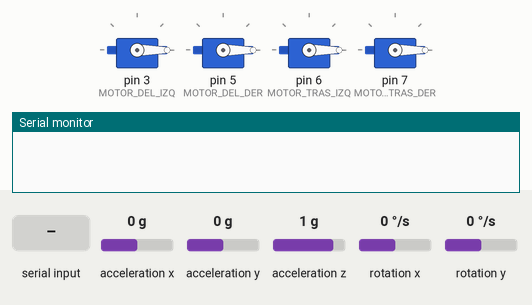
Bench run of a sketch on a simulated Arduino Mega 2560, built with avr-gcc and run on an emulated ATmega2560. Parts: 4 × servo, the last lines printed to the serial monitor. Wiring (inferred from the names in the program): MPU-6050 motion sensor at I2C address 0x68. The test bench sets the inputs (shaded band); at power-on: acceleration x 0 g, rotation x 0 °/s, rotation y 0 °/s, acceleration y 0 g, acceleration z 1 g.

Above: at 5.6 s.
5.7 s: "0" received over Serial
At 6.1 s:
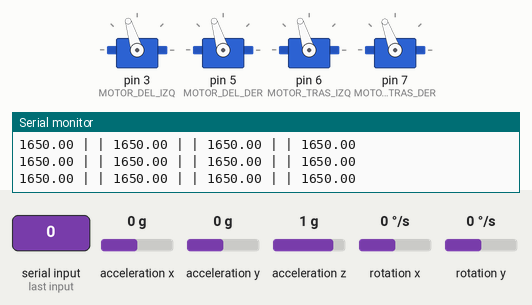
7.2 s: acceleration x set to -1.4 g
At 9.63 s:
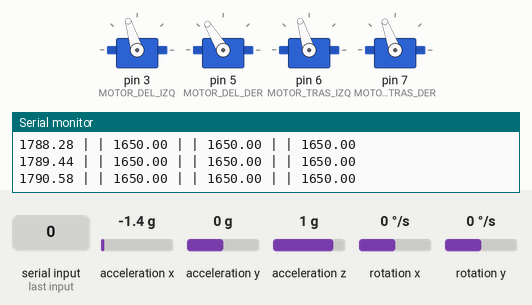
10.2 s: rotation x set to -192 °/s
At 12.4 s:
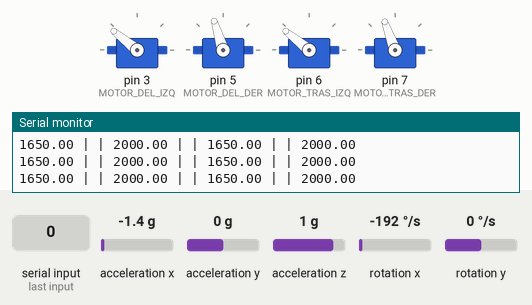
13.2 s: rotation y set to 192 °/s
At 14.0 s:
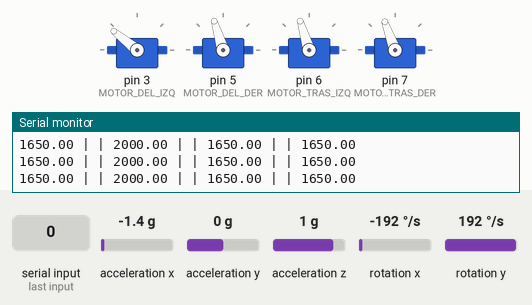
16.2 s: rotation y set to -192 °/s
At 19.1 s:
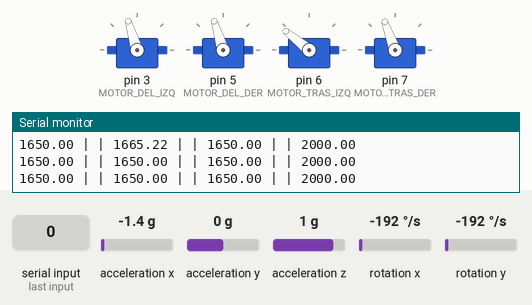
19.2 s: rotation x set to 0 °/s
At 21.8 s:
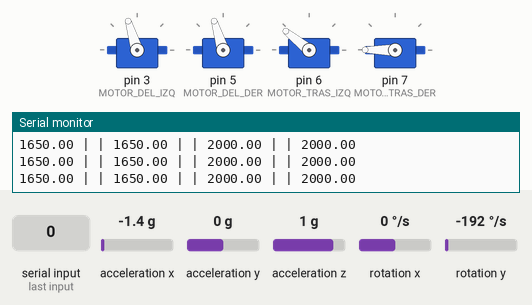
Timing chart, 0 to 23.2 s (numbered marks = the images above; inputs shaded):
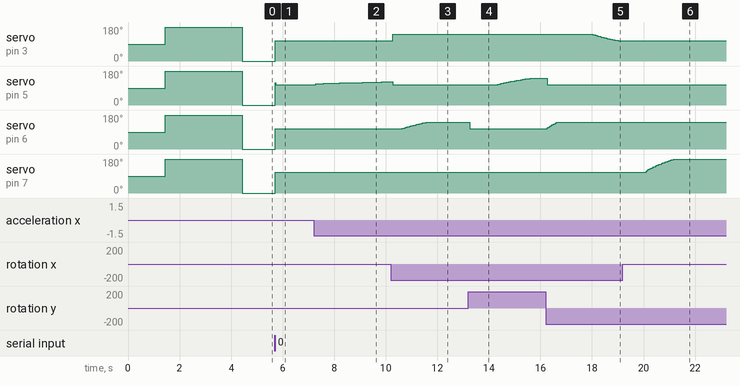

Measured:
- after the input at 5.7 s, servo on pin 3 (MOTOR_DEL_IZQ), servo on pin 5 (MOTOR_DEL_DER), servo on pin 6 (MOTOR_TRAS_IZQ): 0° → 107° at once; servo on pin 7 (MOTOR_TRAS_DER): 0° → 110° at once
- after the input at 7.2 s, servo on pin 5 (MOTOR_DEL_DER): moves from 107° to 122° over 2.6 s, starting after 0.07 s
- after the input at 10.2 s, servo on pin 3 (MOTOR_DEL_IZQ): 107° → 141° after 0.07 s; servo on pin 6 (MOTOR_TRAS_IZQ): moves from 107° to 141° over 0.94 s, starting after 0.44 s
- after the input at 13.2 s, servo on pin 5 (MOTOR_DEL_DER): moves from 107° to 141° over 1.3 s, starting after 1.1 s; servo on pin 6 (MOTOR_TRAS_IZQ): 141° → 107° after 0.07 s
- after the input at 16.2 s, servo on pin 3 (MOTOR_DEL_IZQ): moves from 141° to 107° over 0.98 s, starting after 1.8 s; servo on pin 5 (MOTOR_DEL_DER): 141° → 107° after 0.06 s; servo on pin 6 (MOTOR_TRAS_IZQ): moves from 107° to 141° over 0.37 s, starting after 0.06 s
- after the input at 19.2 s, servo on pin 7 (MOTOR_TRAS_DER): moves from 110° to 180° over 1.1 s, starting after 0.85 s

The sketch:

main.ino
```cpp
// Programa general para droneLAB

// Librerias generales
#include "Configuracion.h" // Archivo con todos los pines definidos, consultar en caso de duda
#include <NewPing.h>
#include <Wire.h>
#include <imumaths.h>
#include <Servo.h>

NewPing sonar[SONAR_NUM] =
{
	NewPing(SONAR_1, TRIG_SONAR_1, MAX_DISTANCE),
	NewPing(SONAR_2, TRIG_SONAR_2, MAX_DISTANCE),
	NewPing(SONAR_3, TRIG_SONAR_3, MAX_DISTANCE),
  NewPing(SONAR_4,TRIG_SONAR_4, MAX_DISTANCE),
	NewPing(SONAR_5,TRIG_SONAR_5,MAX_DISTANCE),
};

// Declaración de motores
Servo motor_del_izq;
Servo motor_del_der;
Servo motor_tras_izq;
Servo motor_tras_der;

void setup()
{
	time = millis(); // Se mide el tiempo
	// Activacion de los motores y envio del valor minimo y maximo
	motor_del_izq.attach(MOTOR_DEL_IZQ, MOTOR_MAX_LEVEL, MOTOR_MIN_LEVEL);
	motor_del_der.attach(MOTOR_DEL_DER, MOTOR_MAX_LEVEL, MOTOR_MIN_LEVEL);
	motor_tras_izq.attach(MOTOR_TRAS_IZQ, MOTOR_MAX_LEVEL, MOTOR_MIN_LEVEL);
	motor_tras_der.attach(MOTOR_TRAS_DER, MOTOR_MIN_LEVEL, MOTOR_MAX_LEVEL);

	// Conexion con el MPU6050
  Wire.begin();
  Wire.beginTransmission(0x68);
  Wire.write(0x6B);
  Wire.write(0x00);
  Wire.endTransmission(true);

  Wire.begin();
  Wire.beginTransmission(0x68);
  Wire.write(0x1B);
  Wire.write(0x10);
  Wire.endTransmission(true);

  Wire.begin();
  Wire.beginTransmission(0x68);
  Wire.write(0x1C);
  Wire.write(0x10);
  Wire.endTransmission(true);

  Serial.begin(9600);

  delay(1000);
  time = millis();

  // Calculamos el error del giroscopio antes del loop
  // Le damos un valor de 200, será suficiente
  if(gyro_error==0)
  {
    for(int i=0; i<200; i++)
    {
      Wire.beginTransmission(0x68);
      Wire.write(0x43);
      Wire.endTransmission(false);
      Wire.requestFrom(0x68,4,true);

      Gyr_rawX=Wire.read()<<8|Wire.read();
      Gyr_rawY=Wire.read()<<8|Wire.read();

      /*---X---*/
      Gyro_raw_error_x = Gyro_raw_error_x + (Gyr_rawX/32.8);
      /*---Y---*/
      Gyro_raw_error_y = Gyro_raw_error_y + (Gyr_rawY/32.8);
      if(i==199)
      {
        Gyro_raw_error_x = Gyro_raw_error_x/200;
        Gyro_raw_error_y = Gyro_raw_error_y/200;
        gyro_error=1;
      }
    }
  }

  // Calculamos el error del acelerometro antes del loop
  // Le damos un valor de 200, con eso será suficiente

  if(acc_error==0)
  {
    for(int a=0; a<200; a++)
    {
      Wire.beginTransmission(0x68);
      Wire.write(0x3B);
      Wire.endTransmission(false);
      Wire.requestFrom(0x68,6,true);

      Acc_rawX=(Wire.read()<<8|Wire.read())/4096.0 ;  // Cada valor necesita dos registros
      Acc_rawY=(Wire.read()<<8|Wire.read())/4096.0 ;
      Acc_rawZ=(Wire.read()<<8|Wire.read())/4096.0 ;


      /*---X---*/
      Acc_angle_error_x = Acc_angle_error_x + ((atan((Acc_rawY)/sqrt(pow((Acc_rawX),2) + pow((Acc_rawZ),2)))*rad_to_deg));
      /*---Y---*/
      Acc_angle_error_y = Acc_angle_error_y + ((atan(-1*(Acc_rawX)/sqrt(pow((Acc_rawY),2) + pow((Acc_rawZ),2)))*rad_to_deg));

      if(a==199)
      {
        Acc_angle_error_x = Acc_angle_error_x/200;
        Acc_angle_error_y = Acc_angle_error_y/200;
        acc_error=1;
      }
    }
  }

	// Armar motores
	motor_del_izq.write(180);
	motor_del_der.write(180);
	motor_tras_izq.write(180);
	motor_tras_der.write(180);

	delay(3000); // Delay de 3 segundos para que se lo piense

	motor_del_izq.write(0);
	motor_del_der.write(0);
	motor_tras_izq.write(0);
	motor_tras_der.write(0);

	time = millis(); // Medición del tiempo
	// calibracion del ESC
	//calibracion(); // Primero se calibra
}

void sonars() // TODO: implementar sonares a los movimientos, código de uso
{
	delay(10);
  for(int i = 0; i < SONAR_NUM; i++)
	{
    int uS = sonar[i].ping_median();
    int distancia = uS / US_ROUNDTRIP_CM;
      Serial.print(distancia);
      Serial.print("cm");
      Serial.print("||");
  }
	Serial.println();
}

void pid()
{
	/////////////////////////////I M U/////////////////////////////////////
	    timePrev = time;
	    time = millis(); // Se lee otra vez el tiempo
	    elapsedTime = (time - timePrev) / 1000; // Se para a segundos

	    // Lectura del giroscopio
	     Wire.beginTransmission(0x68);
	     Wire.write(0x43);
	     Wire.endTransmission(false);
	     Wire.requestFrom(0x68,4,true);

	     Gyr_rawX = Wire.read()<<8|Wire.read();
	     Gyr_rawY = Wire.read()<<8|Wire.read();

	     /*---X---*/
	     Gyr_rawX = (Gyr_rawX/32.8) - Gyro_raw_error_x;
	     /*---Y---*/
	     Gyr_rawY = (Gyr_rawY/32.8) - Gyro_raw_error_y;

	     /*---X---*/
	     Gyro_angle_x = Gyr_rawX*elapsedTime;
	     /*---X---*/
	     Gyro_angle_y = Gyr_rawY*elapsedTime;

	     Wire.beginTransmission(0x68);
	     Wire.write(0x3B);
	     Wire.endTransmission(false);
	     Wire.requestFrom(0x68,6,true);

	     // Lectura de datos
	     Acc_rawX=(Wire.read()<<8|Wire.read())/4096.0 ;
	     Acc_rawY=(Wire.read()<<8|Wire.read())/4096.0 ;
	     Acc_rawZ=(Wire.read()<<8|Wire.read())/4096.0 ;

	     /*---X---*/
	     Acc_angle_x = (atan((Acc_rawY)/sqrt(pow((Acc_rawX),2) + pow((Acc_rawZ),2)))*rad_to_deg) - Acc_angle_error_x;
	     /*---Y---*/
	     Acc_angle_y = (atan(-1*(Acc_rawX)/sqrt(pow((Acc_rawY),2) + pow((Acc_rawZ),2)))*rad_to_deg) - Acc_angle_error_y;

	     //////////////////////////////////////Total angle and filter/////////////////////////////////////
	     /*---X axis angle---*/
	     Total_angle_x = 0.98 *(Total_angle_x + Gyro_angle_x) + 0.02*Acc_angle_x;
	     /*---Y axis angle---*/
	     Total_angle_y = 0.98 *(Total_angle_y + Gyro_angle_y) + 0.02*Acc_angle_y;


	     /*///////////////////////////P I D///////////////////////////////////*/
	     roll_desired_angle = map(input_ROLL,1000,2000,-10,10);
	     pitch_desired_angle = map(input_PITCH,1000,2000,-10,10);

	     // Calculamos el error
	     roll_error = Total_angle_y - roll_desired_angle;
	     pitch_error = Total_angle_x - pitch_desired_angle;

	     // Calculamos la kp
	     roll_pid_p = roll_kp*roll_error;
	     pitch_pid_p = pitch_kp*pitch_error;

	     if(-3 < roll_error and roll_error <3)
	     {
	       roll_pid_i = roll_pid_i+(roll_ki*roll_error);
	     }
	     if(-3 < pitch_error and pitch_error <3)
	     {
	       pitch_pid_i = pitch_pid_i+(pitch_ki*pitch_error);
	     }

	     // Calculamos la derivada
	     roll_pid_d = roll_kd*((roll_error - roll_previous_error)/elapsedTime);
	     pitch_pid_d = pitch_kd*((pitch_error - pitch_previous_error)/elapsedTime);

	     // Calculamos el PID global
	     roll_PID = roll_pid_p + roll_pid_i + roll_pid_d;
	     pitch_PID = pitch_pid_p + pitch_pid_i + pitch_pid_d;

	     if(roll_PID < -1000){roll_PID=-1000;}
	     if(roll_PID > 2000) {roll_PID=2000;}
	     if(pitch_PID < -1000){pitch_PID=-1000;}
	     if(pitch_PID > 2000) {pitch_PID=2000;}


	     // Finalmente calculamos la velocidad global
	     pwm_del_izq  = input_THROTTLE - roll_PID - pitch_PID;
	     pwm_del_der  = input_THROTTLE - roll_PID + pitch_PID;
	     pwm_tras_izq  = input_THROTTLE + roll_PID + pitch_PID;
	     pwm_tras_der  = input_THROTTLE + roll_PID - pitch_PID;

	     if(pwm_del_izq < MIN)
	     {
	       pwm_del_izq= MIN;
	     }
	     if(pwm_del_izq > MAX)
	     {
	       pwm_del_izq=MAX;
	     }

	     //Left front
	     if(pwm_tras_der < MIN)
	     {
	       pwm_tras_der= MIN;
	     }
	     if(pwm_tras_der > MAX)
	     {
	       pwm_tras_der = MAX;
	     }

	     //Right back
	     if(pwm_del_der < MIN)
	     {
	       pwm_del_der= MIN;
	     }
	     if(pwm_del_der > MAX)
	     {
	       pwm_del_der=MAX;
	     }

	     //Left back
	     if(pwm_tras_izq < MIN)
	     {
	       pwm_tras_izq= MIN;
	     }
	     if(pwm_tras_izq > MAX)
	     {
	       pwm_tras_izq=MAX;
	     }

	     Serial.print(pwm_tras_izq);
	     Serial.print(" | | ");
	     Serial.print(pwm_tras_der);
	     Serial.print(" | | ");
	     Serial.print(pwm_del_der);
	     Serial.print(" | | ");
	     Serial.println(pwm_del_izq);

	     roll_previous_error = roll_error; //Remember to store the previous error.
	     pitch_previous_error = pitch_error; //Remember to store the previous error.

	     motor_del_izq.writeMicroseconds(pwm_tras_der);
	     motor_del_der.writeMicroseconds(pwm_tras_izq);
	     motor_tras_izq.writeMicroseconds(pwm_del_izq);
	     motor_tras_der.writeMicroseconds(pwm_del_der);

// /////////////////////////////I M U/////////////////////////////////////
// 	timePrev = time;
//   time = millis(); // Se lee otra vez el tiempo
//   elapsedTime = (time - timePrev) / 1000; // Se pasa a segundos
//
//    Wire.beginTransmission(0x68);
// 	 Wire.write(0x3B);
//    Wire.endTransmission(false);
//    Wire.requestFrom(0x68,6,true);
//
//    // Lectura de datos
//    Acc_rawX=Wire.read()<<8|Wire.read(); // Cada valor necesita dos regristros
//    Acc_rawY=Wire.read()<<8|Wire.read();
//    Acc_rawZ=Wire.read()<<8|Wire.read();
//
//    // -------------------Calculo de las ecuaciones de euler------------------
//
//    // Dividimos los valores obtenidos con el sensor entre 16384 para que nos de la acceleracion
//    // Calculamos los angulos en grados
//    // Aplicamos la formula de Euler atan() = arctangente
//    /*---X---*/
//    Acceleration_angle[0] = atan((Acc_rawY/16384.0)/sqrt(pow((Acc_rawX/16384.0),2) + pow((Acc_rawZ/16384.0),2)))*rad_to_deg;
//    /*---Y---*/
//    Acceleration_angle[1] = atan(-1*(Acc_rawX/16384.0)/sqrt(pow((Acc_rawY/16384.0),2) + pow((Acc_rawZ/16384.0),2)))*rad_to_deg;
//
//    Wire.beginTransmission(0x68);
//    Wire.write(0x43);
//    Wire.endTransmission(false);
//    Wire.requestFrom(0x68,4,true); // 4 Registros
//
//    Gyr_rawX=Wire.read()<<8|Wire.read();
//    Gyr_rawY=Wire.read()<<8|Wire.read();
//
//    // Dividimos los datos que recibimos entre 131 por que es el dato que nos da el sensor
//
//    /*---X---*/
//    Gyro_angle[0] = Gyr_rawX/131.0;
//    /*---Y---*/
//    Gyro_angle[1] = Gyr_rawY/131.0;
//
//    // Multiplicamos el angulo de giro por el tiempo
//    // Aplicamos el filtro, añadimos la aceleracion y lo multiplicamos por 0.98
//
//    /*---X axis angle---*/
//    Total_angle[0] = 0.98 *(Total_angle[0] + Gyro_angle[0]*elapsedTime) + 0.02*Acceleration_angle[0];
//    /*---Y axis angle---*/
//    Total_angle[1] = 0.98 *(Total_angle[1] + Gyro_angle[1]*elapsedTime) + 0.02*Acceleration_angle[1];
//
//    // Tenemos los angulos entre -100º y 100º
//    //Serial.println(Total_angle[1]);
//
//    /*///////////////////////////P I D///////////////////////////////////*/
//
//    // Calculamos el error
//    error = Total_angle[1] - desired_angle;
//
//    // La constante multiplicada por el error
//    pid_p = kp*error;
//
//    // La integral solo debe funcionar si nos acercamos al angulo 0, por eso solo lo usamos
//    // En un angulo entre -3 y 3.
//    if(-3 <error <3)
//    {
//      pid_i = pid_i+(ki*error);
//    }
//
//   // La derivada se encarga de la velocidad de corrección del error
//
//   pid_d = kd*((error - previous_error)/elapsedTime);
//
//   // El PID es la suma de las tres operaciones
//   PID = pid_p + pid_i + pid_d;
//
//    if(PID < -1000)
//    {
//      PID=-1000;
//  	 }
//    if(PID > 1000)
//    {
//      PID=1000;
//    }
//
//    // Sumamos el valor minimo + el PID
//    pwmLeft = throttle + PID;
//    pwmRight = throttle - PID;
// 	 pwmLeft2 = throttle - PID;
// 	 pwmRight2 = throttle + PID;
//
//    // Hacemos que no se pasen los datos
//    //Right
//    if(pwmRight < 1200)
//    {
//      pwmRight= 1200;
//    }
//    if(pwmRight > 1250)
//    {
//      pwmRight=1250;
//    }
// 	 if(pwmRight2 < 1200)
//    {
//      pwmRight2 = 1200;
//    }
//    if(pwmRight2 > 1250)
//    {
//      pwmRight2 =1250;
//    }
//    //Left
//    if(pwmLeft < 1200)
//    {
//      pwmLeft= 1200;
//    }
//    if(pwmLeft > 1250)
//    {
//      pwmLeft=1250;
//    }
// 	 if(pwmLeft2 < 1200)
//    {
//      pwmLeft2= 1200;
//    }
//    if(pwmLeft2 > 1250)
//    {
//      pwmLeft2=1250;
//    }
//    // Mandamos los datos al motor
//    motor_del_izq.writeMicroseconds(pwmLeft);
// 	 motor_tras_izq.writeMicroseconds(pwmLeft2);
//    Serial.print(pwmLeft);
//    Serial.print("||");
//    motor_del_der.writeMicroseconds(pwmRight);
// 	 motor_tras_der.writeMicroseconds(pwmRight2);
//    Serial.println(pwmRight);
//    previous_error = error; // Almacena el error previo

}

void calibracion()
{
	Serial.println(" No conectes aun la bateria");
	// Enviamo el maximo de velocidad
	motor_del_izq.write(180);
	motor_del_der.write(180);
	motor_tras_izq.write(180);
	motor_tras_der.write(180);
	delay(5000);
	Serial.println(" Conecta la bateria");
	// Envio del minimo de velocidad
	motor_del_izq.write(0);
	motor_del_der.write(0);
	motor_tras_izq.write(0);
	motor_tras_der.write(0);
	delay(4000);

}

void loop()
{
	if(Serial.available()) // Si está disponible la lectura de la raspi
	{
		int comando = Serial.read();// Leemos lo enviado por el usuario
		// Menú para elegir la operacion
		switch (comando)
		{
			case 48:
							{while (true) {
								pid();
							}
								break;
							}
		}
  }
}
```

Configuracion.h
```cpp
/*--------MASA DRONE--------------------------*/
#define MASA_DRONE 5
/*---------------MINIMOS PID------------------*/
#define AX_MIN 9.9
#define AY_MIN 9.9
#define AZ_MIN 9.9

/*---------NIVELES VELOCIDAD MOTORES----------*/
#define MOTOR_ZERO_LEVEL 1000
#define MOTOR_MIN_LEVEL 1100
#define MOTOR_MAX_LEVEL 2000

//---------------PINES MOTORES----------------
#define MOTOR_DEL_IZQ 3 //TODO: Cambiar pines
#define MOTOR_DEL_DER 5
#define MOTOR_TRAS_IZQ 6
#define MOTOR_TRAS_DER 7

//----------------PINES SONARS-------------------
#define SONAR_1 78 // Sonar delantero izquierdo
#define SONAR_2 9 // Sonar delantero derecho
#define SONAR_3 12 // Sonar trasero izquierdo
#define SONAR_4 15 // Sonar trasero derecho
#define SONAR_5 18 // Sonar inferiors

#define TRIG_SONAR_1 756 // Trigger sonar del_izq
#define TRIG_SONAR_2 10 // Triger sonar del_der
#define TRIG_SONAR_3 13 // Triger sonar tras_izq
#define TRIG_SONAR_4 16 // Triger sonar tras_der
#define TRIG_SONAR_5 19 // Triger sonar inferior

#define ECHO_SONAR_1 8 // ECHO sonar del_izq
#define ECHO_SONAR_2 11 // ECHO sonar del_der
#define ECHO_SONAR_3 14 // ECHO sonar tras_izq
#define ECHO_SONAR_4 17 // ECHO sonar tras_izq

#define SONAR_NUM 	 5 // Numero de Sonars
#define MAX_DISTANCE 100 // Distancia máxima para los sonars

//-----------------PINES LEDS---------------------
#define LED_VERDE 36
#define LED_ROJO 37
#define LED_AMARILLO 38

//-----------------PID ESPECIFICACIÓNES-----------
// El MPU6050 envia los datos en int16_t

// TODO: Pruebas:
#define MIN 1650
#define MAX 2000

int input_YAW;
int input_PITCH;
int input_ROLL;
int input_THROTTLE = 1400;

float elapsedTime, time, timePrev;
int gyro_error = 0;
float Gyr_rawX, Gyr_rawY, Gyr_rawZ;
float Gyro_angle_x, Gyro_angle_y;
float Gyro_raw_error_x, Gyro_raw_error_y;

// Variables del acelerometro
int acc_error = 0;
float rad_to_deg = 180/3.141592654;
float Acc_rawX, Acc_rawY, Acc_rawZ;
float Acc_angle_x, Acc_angle_y;
float Acc_angle_error_x, Acc_angle_error_y;

float Total_angle_x, Total_angle_y;

int i;
int mot_activated = 0;
long activate_count = 0;
long des_activate_count = 0;

//////////////////////////////PID FOR ROLL///////////////////////////
float roll_PID, pwm_del_izq, pwm_del_der, pwm_tras_izq, pwm_tras_der, roll_error, roll_previous_error;
float roll_pid_p=0;
float roll_pid_i=0;
float roll_pid_d=0;
///////////////////////////////ROLL PID CONSTANTS////////////////////
double roll_kp=3.90;//3.55
double roll_ki=0.007;//0.003
double roll_kd=2.5;//2.05
float roll_desired_angle = 0;

//////////////////////////////PID FOR PITCH//////////////////////////
float pitch_PID, pitch_error, pitch_previous_error;
float pitch_pid_p=0;
float pitch_pid_i=0;
float pitch_pid_d=0;
///////////////////////////////PITCH PID CONSTANTS///////////////////
double pitch_kp=3.90;//3.55
double pitch_ki=0.007;//0.003
double pitch_kd=2.5;//2.05
float pitch_desired_angle = 0;
```
